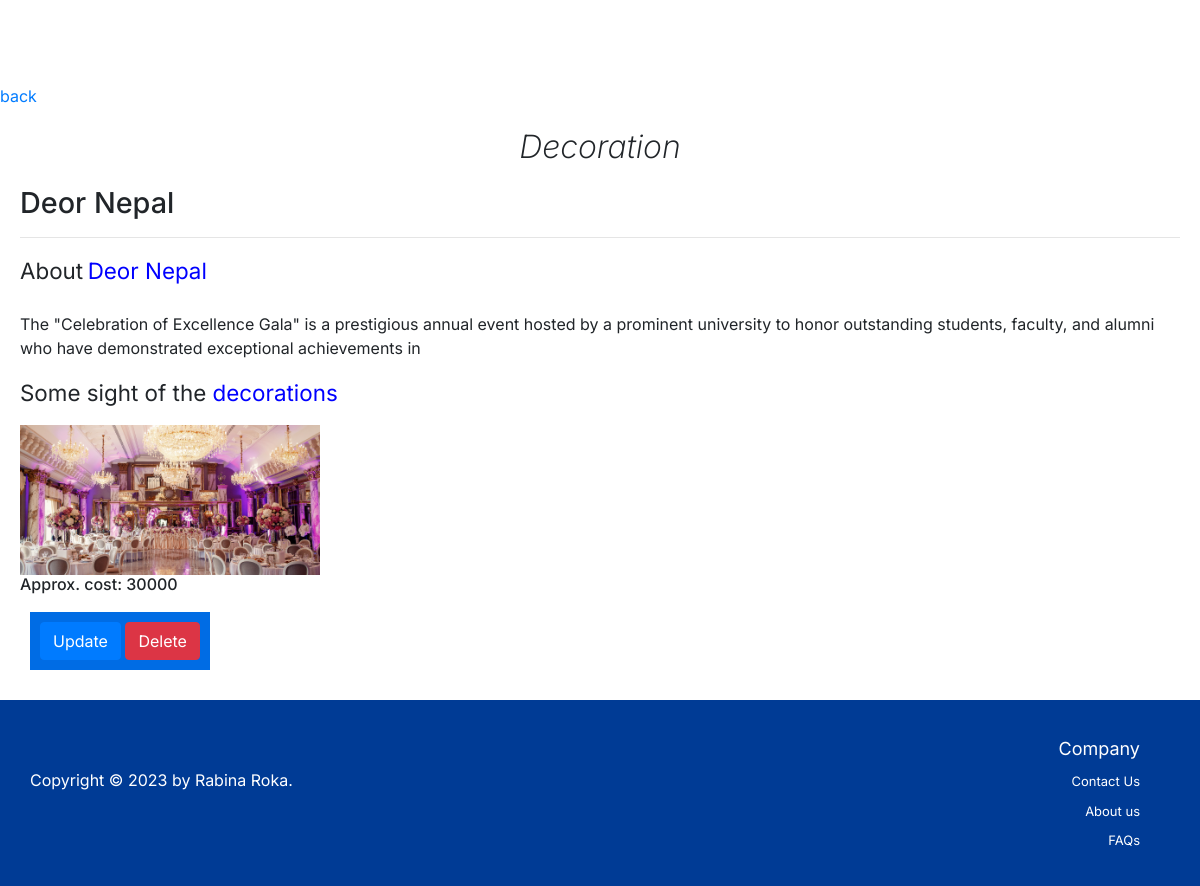
The app's page /13/view_decoration with its own data.
### decoration/models.py (models this page shows)
class decoration(models.Model): #making class
    Name = models.CharField(max_length=100) #making field
    Type = models.CharField(max_length=100) #making field
    Description = models.CharField(max_length=200) #making field
    Cost= models.IntegerField(default=0, null=True, blank=True)
    Decoration_image = models.ManyToManyField('ImageFile')

class ImageFile(models.Model):
    image = models.ImageField(upload_to='decorations/')

### decoration/views.py (the view)
# urls.py: path('<id>/view_decoration', views.view_decoration, name= "view_decoration"),  #Path for the register page
def view_decoration(request, id):
    decorations = get_object_or_404(decoration, id=id)
    return render(request, "decoration/view_decoration.html", {'decorations': decorations})

### templates/decoration/view_decoration.html (shortened to what this page needs)
{% load static %}
<!DOCTYPE html>
<html lang="en">
<head>
    <link rel="stylesheet" href="https://stackpath.bootstrapcdn.com/bootstrap/4.3.1/css/bootstrap.min.css">
</head>
<body>
    <nav>
        <a href="/adminpanel">Home</a>
        <a href="/View_decoration">view decoration</a>
        <a href="/settings">Settings</a>
    </nav>
    <div class="main-content">
        <a href="/decoration_list">back</a>
        <h1>Decoration</h1>
        <div class="decorations-details">
            <h2>{{ decorations.Name }}</h2>
            <hr>
            <div class="decorations-description">
                <p><span style="font-size:1.4rem;"> About</span>  <span style="color: blue; font-size:1.4rem;" >{{decorations.Name}} </span><br> <br> {{ decorations.Description }}</p>
            </div>
            <div class="decorations-images">
                <p><span style="font-size:1.4rem;"> Some sight of the </span>  <span style="color: blue; font-size:1.4rem;" >decorations</span></p>
                {% for image in decorations.Decoration_image.all %}
                    <img src="{{ image.image.url }}" alt="{{ decorations.Name }}" width="300" height="150">
                {% endfor %}
            </div>
            <div class="decorations-cost">
                <h4>Approx. cost: {{ decorations.Cost }}</h4>
            </div>
            <button class="your_account">
                <a href="{% url 'update_decoration' decorations.id %}" enctype="multipart/form-data" class="btn btn-primary">Update</a>
                <a href="{% url 'delete_decoration' decorations.id %}" class="btn btn-danger">Delete</a>
            </button>
        </div>
    </div>
    <footer>
        <div class="copy">
            <p>Copyright © 2023
                by Rabina Roka.</p>
        </div>
        <div class="company">
            <p>Company</p>
            <a href="#">Contact Us</a>
            <a href="#">About us</a>
            <a href="#">FAQs</a>
        </div>
    </footer>
</body>
</html>

### templates/decoration/view_decoration.html (style rules this page uses)
h1 { font-weight: 800; font-size: 2rem; }
h2 { font-size: 1.8rem; }
h4 { font-size: 1rem; }
body { font-family: 'Inter', sans-serif; margin: 0; padding: 0; overflow-x: hidden; }
nav { background-color: white; padding: 30px; color: black; text-align: center; }
nav a { text-decorations: none; color: white; margin: 0 15px; font-weight: bold; }
.your_account { background-color: rgba(0, 108, 228, 1); margin: 10px; padding: 10px; color: white; border: none; cursor: pointer; }
.main-content h1 { text-align:center; margin-top:20px; font-style:italic; font-weight:250; }
button a { color:white; }
.decorations-details { margin:20px; }
.main-content img { max-width: 100%; object-fit: cover; margin-top: 0; }
footer { background-color: rgba(0, 59, 149, 1); color: white; text-align: right; padding: 30px; display: flex; justify-content: space-between; align-items: center; }
.copy { background-color: rgba(0, 59, 149, 1); color: white; text-align: left; padding-bottom: 10px; }
.company { display: flex; flex-direction: column; }
.company a { color: white; text-decorations: none; margin: 5px 0; padding-right: 30px; font-size: small; }
.company p { color: white; text-decorations: none; margin: 5px 0; padding-right: 30px; font-size: large; }

### records on screen
decoration: Name "Deor Nepal", Description "The \"Celebration of Excellence Gala\" is a prestigious annual event hosted by a prominent university to honor outstanding students, faculty, and alumni who have demonstrated exceptional achievements in", Cost "30000"
ImageFile: image (picture)
